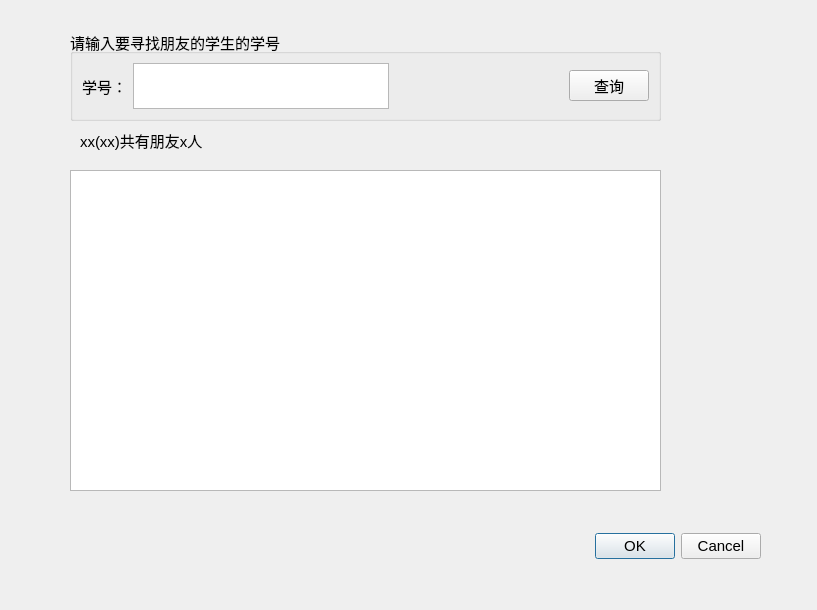
<?xml version="1.0" encoding="UTF-8"?>
<ui version="4.0">
 <class>get_friends</class>
 <widget class="QDialog" name="get_friends">
  <property name="geometry">
   <rect>
    <x>0</x>
    <y>0</y>
    <width>817</width>
    <height>610</height>
   </rect>
  </property>
  <property name="font">
   <font>
    <pointsize>11</pointsize>
   </font>
  </property>
  <property name="windowTitle">
   <string>Dialog</string>
  </property>
  <widget class="QDialogButtonBox" name="buttonBox">
   <property name="geometry">
    <rect>
     <x>420</x>
     <y>530</y>
     <width>341</width>
     <height>32</height>
    </rect>
   </property>
   <property name="orientation">
    <enum>Qt::Horizontal</enum>
   </property>
   <property name="standardButtons">
    <set>QDialogButtonBox::Cancel|QDialogButtonBox::Ok</set>
   </property>
  </widget>
  <widget class="QGroupBox" name="groupBox">
   <property name="geometry">
    <rect>
     <x>70</x>
     <y>30</y>
     <width>591</width>
     <height>91</height>
    </rect>
   </property>
   <property name="title">
    <string>请输入要寻找朋友的学生的学号</string>
   </property>
   <layout class="QHBoxLayout" name="horizontalLayout">
    <item>
     <widget class="QLabel" name="label">
      <property name="text">
       <string>学号：</string>
      </property>
     </widget>
    </item>
    <item>
     <widget class="QPlainTextEdit" name="stu_ID"/>
    </item>
    <item>
     <spacer name="horizontalSpacer">
      <property name="orientation">
       <enum>Qt::Horizontal</enum>
      </property>
      <property name="sizeHint" stdset="0">
       <size>
        <width>40</width>
        <height>20</height>
       </size>
      </property>
     </spacer>
    </item>
    <item>
     <widget class="QPushButton" name="pushButton">
      <property name="text">
       <string>查询</string>
      </property>
     </widget>
    </item>
   </layout>
  </widget>
  <widget class="QTableView" name="stu_table">
   <property name="geometry">
    <rect>
     <x>70</x>
     <y>170</y>
     <width>591</width>
     <height>321</height>
    </rect>
   </property>
  </widget>
  <widget class="QLabel" name="tips">
   <property name="geometry">
    <rect>
     <x>80</x>
     <y>130</y>
     <width>151</width>
     <height>21</height>
    </rect>
   </property>
   <property name="text">
    <string>xx(xx)共有朋友x人</string>
   </property>
  </widget>
 </widget>
 <resources/>
 <connections>
  <connection>
   <sender>buttonBox</sender>
   <signal>accepted()</signal>
   <receiver>get_friends</receiver>
   <slot>accept()</slot>
   <hints>
    <hint type="sourcelabel">
     <x>248</x>
     <y>254</y>
    </hint>
    <hint type="destinationlabel">
     <x>157</x>
     <y>274</y>
    </hint>
   </hints>
  </connection>
  <connection>
   <sender>buttonBox</sender>
   <signal>rejected()</signal>
   <receiver>get_friends</receiver>
   <slot>reject()</slot>
   <hints>
    <hint type="sourcelabel">
     <x>316</x>
     <y>260</y>
    </hint>
    <hint type="destinationlabel">
     <x>286</x>
     <y>274</y>
    </hint>
   </hints>
  </connection>
 </connections>
</ui>
